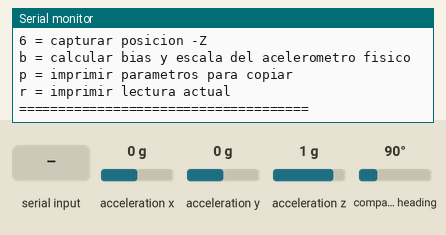
The sketch below on a simulated Arduino Uno, built with avr-gcc and run on an emulated ATmega328P. Shown: the last lines printed to the serial monitor. Inputs (shaded band) come from the test bench; at power-on: acceleration x 0 g, acceleration y 0 g, acceleration z 1 g, compass heading 90°.

Above: at 2.7 s.
2.8 s: "c" received over Serial
At 4.0 s:
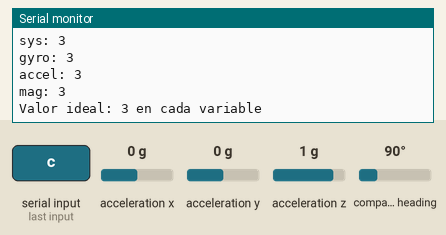
4.3 s: byte 112 ('p') received over Serial
At 5.0 s:
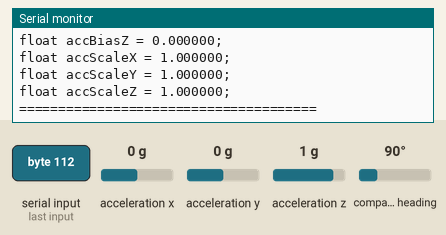
5.8 s: byte 114 ('r') received over Serial
At 7.0 s:
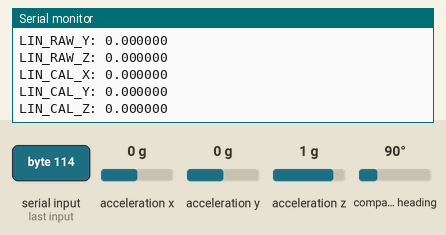
7.3 s: "l" received over Serial
At 7.6 s:
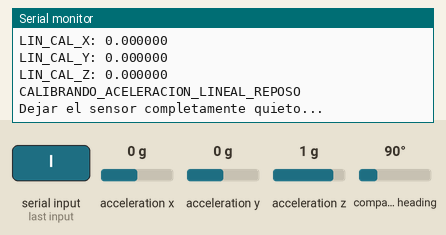

Measured:
- after the input at 2.8 s, the serial monitor: prints a new line at once (image 1)
- after the input at 4.3 s, the serial monitor: prints a new line at once (image 2)
- after the input at 5.8 s, the serial monitor: prints a new line at once (image 3)
- after the input at 7.3 s, the serial monitor: prints a new line at once (image 4)

The sketch:

calibracion.ino
```cpp
#include <Wire.h>
#include <Adafruit_Sensor.h>
#include <Adafruit_BNO055.h>
#include <utility/imumaths.h>

#define BAUD_RATE 115200

Adafruit_BNO055 bno = Adafruit_BNO055(55);

const int N_LINEAR = 500;
const int N_POSE = 50;

const int DELAY_LINEAR_MS = 5;
const int DELAY_POSE_MS = 5;

const float G_REF = 9.80665;

float linBiasX = 0.0;
float linBiasY = 0.0;
float linBiasZ = 0.0;

float accPosX[3] = {0, 0, 0};
float accNegX[3] = {0, 0, 0};
float accPosY[3] = {0, 0, 0};
float accNegY[3] = {0, 0, 0};
float accPosZ[3] = {0, 0, 0};
float accNegZ[3] = {0, 0, 0};

bool capPosX = false;
bool capNegX = false;
bool capPosY = false;
bool capNegY = false;
bool capPosZ = false;
bool capNegZ = false;

float accBiasX = 0.0;
float accBiasY = 0.0;
float accBiasZ = 0.0;

float accScaleX = 1.0;
float accScaleY = 1.0;
float accScaleZ = 1.0;

void imprimirMenu();
void imprimirCalibracionInterna();
void calibrarAceleracionLinealReposo();
void capturarPose(const char* nombrePose, float destino[3], bool &flag);
void calcularBiasEscalaAcelerometro();
void imprimirParametrosParaCopiar();
void leerVectorAccel(float &x, float &y, float &z);
void leerVectorLinearAccel(float &x, float &y, float &z);
void imprimirLecturaActual();

void setup() {
  Serial.begin(BAUD_RATE);
  Wire.begin();
  delay(500);

  if (!bno.begin()) {
    Serial.println("ERROR: BNO055 no detectado");
    while (1);
  }

  delay(1000);
  bno.setExtCrystalUse(true);

  Serial.println();
  Serial.println("BNO055 listo para calibracion");
  imprimirMenu();
}

void loop() {
  if (Serial.available()) {
    char cmd = Serial.read();

    if (cmd == 'm') imprimirMenu();
    if (cmd == 'c') imprimirCalibracionInterna();
    if (cmd == 'l') calibrarAceleracionLinealReposo();

    if (cmd == '1') capturarPose("+X", accPosX, capPosX);
    if (cmd == '2') capturarPose("-X", accNegX, capNegX);
    if (cmd == '3') capturarPose("+Y", accPosY, capPosY);
    if (cmd == '4') capturarPose("-Y", accNegY, capNegY);
    if (cmd == '5') capturarPose("+Z", accPosZ, capPosZ);
    if (cmd == '6') capturarPose("-Z", accNegZ, capNegZ);

    if (cmd == 'b') calcularBiasEscalaAcelerometro();
    if (cmd == 'p') imprimirParametrosParaCopiar();
    if (cmd == 'r') imprimirLecturaActual();
  }
}

void imprimirMenu() {
  Serial.println();
  Serial.println("====== MENU CALIBRACION BNO055 ======");
  Serial.println("m = mostrar menu");
  Serial.println("c = ver calibracion interna BNO055");
  Serial.println("l = calcular bias de aceleracion lineal en reposo");
  Serial.println("1 = capturar posicion +X");
  Serial.println("2 = capturar posicion -X");
  Serial.println("3 = capturar posicion +Y");
  Serial.println("4 = capturar posicion -Y");
  Serial.println("5 = capturar posicion +Z");
  Serial.println("6 = capturar posicion -Z");
  Serial.println("b = calcular bias y escala del acelerometro fisico");
  Serial.println("p = imprimir parametros para copiar");
  Serial.println("r = imprimir lectura actual");
  Serial.println("=====================================");
  Serial.println();
}

void imprimirCalibracionInterna() {
  uint8_t sys, gyro, accel, mag;
  bno.getCalibration(&sys, &gyro, &accel, &mag);

  Serial.println();
  Serial.println("CALIBRACION_INTERNA_BNO055");
  Serial.print("sys: "); Serial.println(sys);
  Serial.print("gyro: "); Serial.println(gyro);
  Serial.print("accel: "); Serial.println(accel);
  Serial.print("mag: "); Serial.println(mag);
  Serial.println("Valor ideal: 3 en cada variable");
}

void calibrarAceleracionLinealReposo() {
  double sx = 0.0;
  double sy = 0.0;
  double sz = 0.0;

  Serial.println();
  Serial.println("CALIBRANDO_ACELERACION_LINEAL_REPOSO");
  Serial.println("Dejar el sensor completamente quieto...");
  delay(2000);

  for (int i = 0; i < N_LINEAR; i++) {
    float x, y, z;
    leerVectorLinearAccel(x, y, z);

    sx += x;
    sy += y;
    sz += z;

    delay(DELAY_LINEAR_MS);
  }

  linBiasX = sx / N_LINEAR;
  linBiasY = sy / N_LINEAR;
  linBiasZ = sz / N_LINEAR;

  Serial.println("BIAS_LINEAL_CALCULADO");
  Serial.print("linBiasX = "); Serial.println(linBiasX, 6);
  Serial.print("linBiasY = "); Serial.println(linBiasY, 6);
  Serial.print("linBiasZ = "); Serial.println(linBiasZ, 6);
}

void capturarPose(const char* nombrePose, float destino[3], bool &flag) {
  double sx = 0.0;
  double sy = 0.0;
  double sz = 0.0;

  Serial.println();
  Serial.print("CAPTURANDO_POSE_");
  Serial.println(nombrePose);
  Serial.println("Dejar el sensor quieto.");
  delay(2000);

  for (int i = 0; i < N_POSE; i++) {
    float x, y, z;
    leerVectorAccel(x, y, z);

    sx += x;
    sy += y;
    sz += z;

    if (i % 25 == 0) {
      Serial.print(".");
    }

    delay(DELAY_POSE_MS);
  }

  destino[0] = sx / N_POSE;
  destino[1] = sy / N_POSE;
  destino[2] = sz / N_POSE;

  flag = true;

  Serial.println();
  Serial.print("POSE ");
  Serial.print(nombrePose);
  Serial.println(" CAPTURADA");

  Serial.print("ax_mean = "); Serial.println(destino[0], 6);
  Serial.print("ay_mean = "); Serial.println(destino[1], 6);
  Serial.print("az_mean = "); Serial.println(destino[2], 6);
}

void calcularBiasEscalaAcelerometro() {
  if (!capPosX || !capNegX || !capPosY || !capNegY || !capPosZ || !capNegZ) {
    Serial.println();
    Serial.println("ERROR: faltan posiciones por capturar");
    Serial.println("Debes capturar +X, -X, +Y, -Y, +Z y -Z antes de calcular.");
    return;
  }

  accBiasX = (accPosX[0] + accNegX[0]) / 2.0;
  accBiasY = (accPosY[1] + accNegY[1]) / 2.0;
  accBiasZ = (accPosZ[2] + accNegZ[2]) / 2.0;

  accScaleX = (2.0 * G_REF) / (accPosX[0] - accNegX[0]);
  accScaleY = (2.0 * G_REF) / (accPosY[1] - accNegY[1]);
  accScaleZ = (2.0 * G_REF) / (accPosZ[2] - accNegZ[2]);

  Serial.println();
  Serial.println("BIAS_ESCALA_ACELEROMETRO_CALCULADOS");
  Serial.print("accBiasX = "); Serial.println(accBiasX, 6);
  Serial.print("accBiasY = "); Serial.println(accBiasY, 6);
  Serial.print("accBiasZ = "); Serial.println(accBiasZ, 6);

  Serial.print("accScaleX = "); Serial.println(accScaleX, 6);
  Serial.print("accScaleY = "); Serial.println(accScaleY, 6);
  Serial.print("accScaleZ = "); Serial.println(accScaleZ, 6);
}

void imprimirParametrosParaCopiar() {
  Serial.println();
  Serial.println("===== COPIAR EN CODIGO PRINCIPAL =====");

  Serial.print("float linBiasX = "); Serial.print(linBiasX, 6); Serial.println(";");
  Serial.print("float linBiasY = "); Serial.print(linBiasY, 6); Serial.println(";");
  Serial.print("float linBiasZ = "); Serial.print(linBiasZ, 6); Serial.println(";");

  Serial.println();

  Serial.print("float accBiasX = "); Serial.print(accBiasX, 6); Serial.println(";");
  Serial.print("float accBiasY = "); Serial.print(accBiasY, 6); Serial.println(";");
  Serial.print("float accBiasZ = "); Serial.print(accBiasZ, 6); Serial.println(";");

  Serial.println();

  Serial.print("float accScaleX = "); Serial.print(accScaleX, 6); Serial.println(";");
  Serial.print("float accScaleY = "); Serial.print(accScaleY, 6); Serial.println(";");
  Serial.print("float accScaleZ = "); Serial.print(accScaleZ, 6); Serial.println(";");

  Serial.println("======================================");
}

void leerVectorAccel(float &x, float &y, float &z) {
  sensors_event_t acc;
  bno.getEvent(&acc, Adafruit_BNO055::VECTOR_ACCELEROMETER);

  x = acc.acceleration.x;
  y = acc.acceleration.y;
  z = acc.acceleration.z;
}

void leerVectorLinearAccel(float &x, float &y, float &z) {
  sensors_event_t lin;
  bno.getEvent(&lin, Adafruit_BNO055::VECTOR_LINEARACCEL);

  x = lin.acceleration.x;
  y = lin.acceleration.y;
  z = lin.acceleration.z;
}

void imprimirLecturaActual() {
  float ax, ay, az;
  float lx, ly, lz;

  leerVectorAccel(ax, ay, az);
  leerVectorLinearAccel(lx, ly, lz);

  float lxCal = lx - linBiasX;
  float lyCal = ly - linBiasY;
  float lzCal = lz - linBiasZ;

  float axCal = (ax - accBiasX) * accScaleX;
  float ayCal = (ay - accBiasY) * accScaleY;
  float azCal = (az - accBiasZ) * accScaleZ;

  Serial.println();
  Serial.println("LECTURA_ACTUAL");

  Serial.print("ACC_RAW_X: "); Serial.println(ax, 6);
  Serial.print("ACC_RAW_Y: "); Serial.println(ay, 6);
  Serial.print("ACC_RAW_Z: "); Serial.println(az, 6);

  Serial.print("ACC_CAL_X: "); Serial.println(axCal, 6);
  Serial.print("ACC_CAL_Y: "); Serial.println(ayCal, 6);
  Serial.print("ACC_CAL_Z: "); Serial.println(azCal, 6);

  Serial.print("LIN_RAW_X: "); Serial.println(lx, 6);
  Serial.print("LIN_RAW_Y: "); Serial.println(ly, 6);
  Serial.print("LIN_RAW_Z: "); Serial.println(lz, 6);

  Serial.print("LIN_CAL_X: "); Serial.println(lxCal, 6);
  Serial.print("LIN_CAL_Y: "); Serial.println(lyCal, 6);
  Serial.print("LIN_CAL_Z: "); Serial.println(lzCal, 6);
}
```
